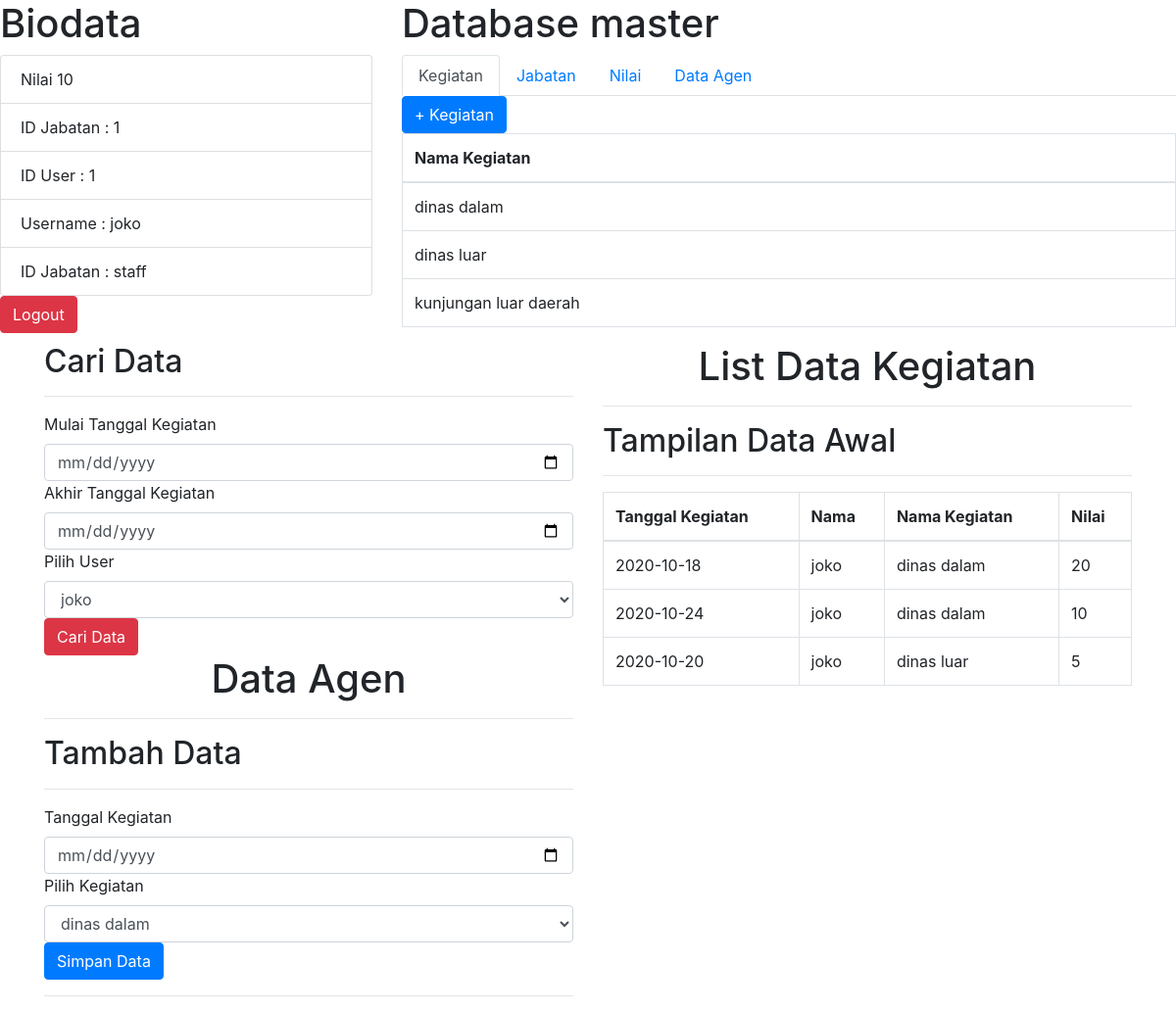
The page /data.php (signed in) on the database its author committed.
### tables this page shows
CREATE TABLE `nilai` (
  `id_nilai` int(3) NOT NULL,
  `id_kegiatan` int(3) NOT NULL,
  `id_jabatan` int(3) NOT NULL,
  `point` varchar(255) NOT NULL
);

CREATE TABLE `user` (
  `id_user` int(3) NOT NULL,
  `username` varchar(255) DEFAULT NULL,
  `password` varchar(255) DEFAULT NULL,
  `id_jabatan` int(3) DEFAULT NULL
);

CREATE TABLE `jabatan` (
  `id_jabatan` int(3) NOT NULL,
  `nama_jabatan` varchar(255) DEFAULT NULL
);

CREATE TABLE `kegiatan` (
  `id_kegiatan` int(3) NOT NULL,
  `nama_kegiatan` varchar(255) DEFAULT NULL
);

CREATE TABLE `agen` (
  `id_agen` int(3) NOT NULL,
  `tgl_kegiatan` date DEFAULT NULL,
  `id_user` int(3) NOT NULL,
  `id_kegiatan` int(3) NOT NULL,
  `nilai` varchar(255) DEFAULT NULL
);

### data.php (the view, shortened to what this page needs)
<?php include 'db.php'; ?>
<!DOCTYPE html>
<html lang="en">
<head>
    <link rel="stylesheet" href="https://cdn.jsdelivr.net/npm/bootstrap@4.5.3/dist/css/bootstrap.min.css">
</head>
<body>
<div class="row">
    <div class="col-md-4">
        <h1>Biodata</h1>
        <ul class="list-group">
            <?php
                $id = $_SESSION['id_user'];
                $query_user = mysqli_query($conn,"SELECT * FROM user INNER JOIN jabatan ON jabatan.id_jabatan  = user.id_jabatan WHERE id_user = '$id' ");
                $data_user = mysqli_fetch_array($query_user);
            ?>
            <li class="list-group-item">Nilai
                <?php
                $idjabatan = $_SESSION['id_jabatan'];
                $query_nilai = mysqli_query($conn,"SELECT * FROM nilai");
                while($result_nilai = mysqli_fetch_array($query_nilai)){
                    if($result_nilai['id_kegiatan'] == 2 ){
                        if($result_nilai['id_jabatan'] == $idjabatan){
                            echo $result_nilai['point'];
                        }
                    }
                }
                ?>
            </li>
            <li class="list-group-item">ID Jabatan : <?php echo $data_user['id_jabatan'] ?></li>
            <li class="list-group-item">ID User : <?php echo $data_user['id_user'] ?></li>
            <li class="list-group-item">Username : <?php echo $data_user['username']?></li>
            <li class="list-group-item">ID Jabatan : <?php echo $data_user['nama_jabatan'] ?></li>
        </ul>
        <a href="logout.php" class="btn btn-danger">Logout</a>
    </div>
    <div class="col-md-8">
    <h1>Database master</h1>
    <ul class="nav nav-tabs" id="myTab" role="tablist">
  <li class="nav-item" role="presentation">
    <a class="nav-link active" id="home-tab" data-toggle="tab" href="#home" role="tab" aria-controls="home" aria-selected="true">Kegiatan</a>
  </li>
  <li class="nav-item" role="presentation">
    <a class="nav-link" id="profile-tab" data-toggle="tab" href="#profile" role="tab" aria-controls="profile" aria-selected="false">Jabatan</a>
  </li>
  <li class="nav-item" role="presentation">
    <a class="nav-link" id="contact-tab" data-toggle="tab" href="#contact" role="tab" aria-controls="contact" aria-selected="false">Nilai</a>
  </li>
  <li class="nav-item" role="presentation">
    <a class="nav-link" id="contact-tab" data-toggle="tab" href="#data" role="tab" aria-controls="contact" aria-selected="false">Data Agen</a>
  </li>
</ul>
<div class="tab-content" id="myTabContent">
  <div class="tab-pane fade show active" id="home" role="tabpanel" aria-labelledby="home-tab">
    <button type="button" class="btn btn-primary" data-toggle="modal" data-target="#kegiatan">
    + Kegiatan
    </button>
    <table class="table table-bordered">
        <thead>
            <tr>
                <th>Nama Kegiatan</th>
            </tr>
        </thead>
        <tbody>
            <?php
                $query = mysqli_query($conn,"SELECT * FROM kegiatan");
                while($row = mysqli_fetch_array($query))
                {
                    $data_kegiatan = $row['nama_kegiatan'];
            ?>
            <tr>
                <td><?php echo $data_kegiatan ?></td>
            </tr>
            <?php
                }
            ?>
        </tbody>
    </table>
  </div>
</div>
    </div>
</div>
<div class="container">
<div class="row">
    <div class="col-md-6">
    <h2>Cari Data</h2>
        <hr>
        <form method="post">
            <label for="">Mulai Tanggal Kegiatan</label>
            <input type="date" name="tgl_kegiatan" class="form-control" >
            <label for="">Akhir Tanggal Kegiatan</label>
            <input type="date" name="tgl_kegiatan" class="form-control" >
            <label for="">Pilih User</label>
            <select name="id_user" class="form-control">
                <?php
                $query = mysqli_query($conn,"SELECT * FROM user");
                while($row = mysqli_fetch_array($query))
                {
                    $id_user = $row['id_user'];
                    $username = $row['username'];
                ?>
                <option value="<?php echo $id_user ?>"><?php echo $username ?></option>
                <?php } ?>
            </select>
            <button type="submit" name="cari" class="btn btn-danger">Cari Data</button>
        </form>
        <h1 class="text-center">Data Agen</h1>
        <hr>
        <h2>Tambah Data</h2>
        <hr>
        <form method="post">
            <label for="">Tanggal Kegiatan</label>
            <input type="date" name="tgl_kegiatan" class="form-control" >
            <label for="">Pilih Kegiatan</label>
            <select name="id_kegiatan" class="form-control">
                <?php
                $query = mysqli_query($conn,"SELECT * FROM kegiatan");
                while($row = mysqli_fetch_array($query))
                {
                    $id_kegiatan = $row['id_kegiatan'];
                    $data_kegiatan = $row['nama_kegiatan'];
                ?>
                <option value="<?php echo $id_kegiatan ?>"><?php echo $data_kegiatan ?></option>
                <?php } ?>
            </select>
            <button type="submit" name="agen" class="btn btn-primary">Simpan Data</button>
        </form>
        <hr>
        </div>
        <div class="col-md-6">
        <h1 class="text-center">List Data Kegiatan</h1>
        <hr>
        <?php if(isset($_POST['cari'])){ ?>
            <h2>Tampilan Setelah Cari Data</h2>
        <hr>
            <table class="table table-bordered">
                <thead>
                    <tr>
                        <th>Tanggal Kegiatan</th>
                        <th>Nama</th>
                        <th>Nama Kegiatan</th>
                        <th>Nilai</th>
                    </tr>
                </thead>
                <tbody>
                    <?php
                        $query = mysqli_query($conn,"SELECT * FROM agen INNER JOIN kegiatan on kegiatan.id_kegiatan = agen.id_kegiatan INNER JOIN user on user.id_user = agen.id_user ");
                        while($row = mysqli_fetch_array($query))
                        {
                            $data_tgl = $row['tgl_kegiatan'];
                            $data_kegiatan = $row['nama_kegiatan'];
                            $data_nilai = $row['nilai'];
                            $nama = $row['username'];
                    ?>
                    <tr>
                        <td><?php echo $data_tgl ?></td>
                        <td><?php echo $nama ?></td>
                        <td><?php echo $data_kegiatan ?></td>
                        <td><?php echo $data_nilai ?></td>
                    </tr>
                    <?php
                        }
                    ?>
                </tbody>
            </table>
            <?php }else{ ?>
                <h2>Tampilan Data Awal</h2>
        <hr>
                <table class="table table-bordered">
                <thead>
                    <tr>
                        <th>Tanggal Kegiatan</th>
                        <th>Nama</th>
                        <th>Nama Kegiatan</th>
                        <th>Nilai</th>
                    </tr>
                </thead>
                <tbody>
                    <?php
                        $query = mysqli_query($conn,"SELECT * FROM agen INNER JOIN kegiatan on kegiatan.id_kegiatan = agen.id_kegiatan INNER JOIN user on user.id_user = agen.id_user ");
                        while($row = mysqli_fetch_array($query))
                        {
                            $data_tgl = $row['tgl_kegiatan'];
                            $data_kegiatan = $row['nama_kegiatan'];
                            $data_nilai = $row['nilai'];
                            $nama = $row['username'];
                    ?>
                    <tr>
                        <td><?php echo $data_tgl ?></td>
                        <td><?php echo $nama ?></td>
                        <td><?php echo $data_kegiatan ?></td>
                        <td><?php echo $data_nilai ?></td>
                    </tr>
                    <?php
                        }
                    ?>
                </tbody>
            </table>
            <?php } ?>
        </div>
</div>
</div>
</body>
</html>

### rows shown on the page
nilai: point "10"
user: id_jabatan.id_jabatan "1", id_user "1", username "joko", id_jabatan.nama_jabatan "staff"
kegiatan: nama_kegiatan "dinas dalam"
kegiatan: nama_kegiatan "dinas luar"
kegiatan: nama_kegiatan "kunjungan luar daerah"
agen: tgl_kegiatan "2020-10-18", id_user.username "joko", id_kegiatan.nama_kegiatan "dinas dalam", nilai "20"
agen: tgl_kegiatan "2020-10-24", id_user.username "joko", id_kegiatan.nama_kegiatan "dinas dalam", nilai "10"
agen: tgl_kegiatan "2020-10-20", id_user.username "joko", id_kegiatan.nama_kegiatan "dinas luar", nilai "5"

### other values the page prints
form field id_user "joko"
form field id_kegiatan "dinas dalam"
